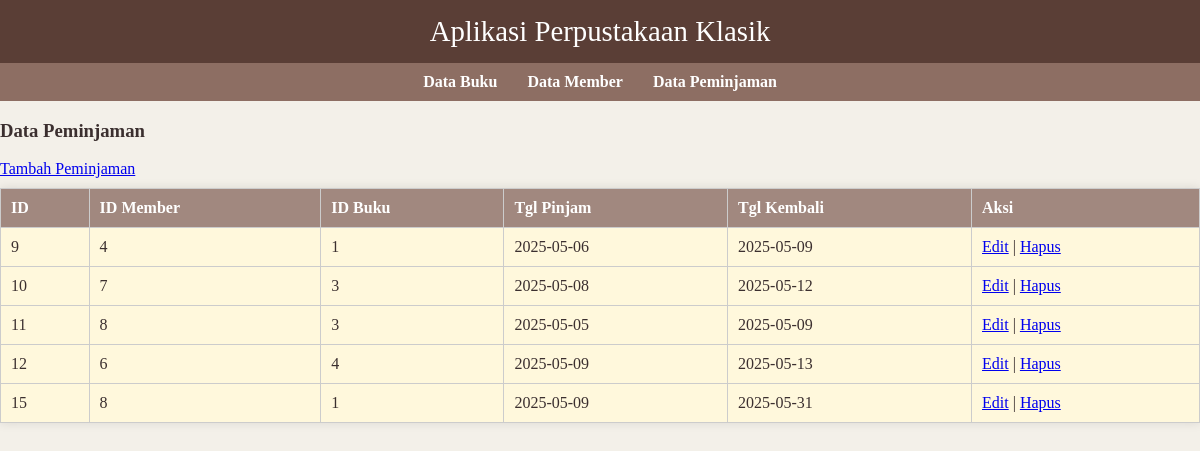
The app's page /Peminjaman.php with its own data.
### tables this page shows
CREATE TABLE `peminjaman` (
  `id_peminjaman` int(11) NOT NULL,
  `tgl_pinjam` date NOT NULL,
  `tgl_kembali` date NOT NULL,
  `id_member` int(11) NOT NULL,
  `id_buku` int(11) NOT NULL
);

### Koneksi.php (called while the page is built, shortened)
<?php
class Koneksi {
    private $host = "localhost";
    private $username = "root";
    private $password = "";
    private $database = "dbperpus";
    public $koneksi;
    public function __construct() {
        $this->koneksi = new mysqli($this->host, $this->username, $this->password, $this->database);
    }
    public function getKoneksi() {
        return $this->koneksi;
    }
}
?>

### Model.php (called while the page is built, shortened)
<?php
require_once 'Koneksi.php';
class Model {
    protected $koneksi;
    public function __construct() {
        $this->koneksi = (new Koneksi())->getKoneksi();
    }
    public function getAll($table) {
        $query = "SELECT * FROM $table";
        return $this->koneksi->query($query);
    }
}
?>

### Peminjaman.php (the view, shortened to what this page needs)
<?php
require_once 'Model.php';
require_once 'Member.php';
require_once 'Buku.php';
include 'navbar.php';
class Peminjaman extends Model {
    public function getAllPeminjaman() {
        return $this->getAll("peminjaman");
    }
}
$peminjaman = new Peminjaman();
$dataPeminjaman = $peminjaman->getAllPeminjaman();
echo "<h3>Data Peminjaman</h3>";
echo "<a href='FormPeminjaman.php'>Tambah Peminjaman</a>";
echo "<table border='1' class='table'>";
echo "<tr><th>ID</th><th>ID Member</th><th>ID Buku</th><th>Tgl Pinjam</th><th>Tgl Kembali</th><th>Aksi</th></tr>";
while ($row = $dataPeminjaman->fetch_assoc()) {
    echo "<tr>
        <td>{$row['id_peminjaman']}</td>
        <td>{$row['id_member']}</td>
        <td>{$row['id_buku']}</td>
        <td>{$row['tgl_pinjam']}</td>
        <td>{$row['tgl_kembali']}</td>
        <td>
            <a href='FormPeminjaman.php?id={$row['id_peminjaman']}'>Edit</a> |
            <a href='Peminjaman.php?delete={$row['id_peminjaman']}'>Hapus</a>
        </td>
    </tr>";
}
echo "</table>";
?>

### Member.php (shortened to what this page needs)
<?php
require_once 'Model.php';
?>
<link rel="stylesheet" href="style.css">

### Buku.php (shortened to what this page needs)
<?php
require_once 'Model.php';
?>
<link rel="stylesheet" href="style.css">

### navbar.php
<header>
    Aplikasi Perpustakaan Klasik
</header>
<nav>
    <a href="FormBuku.php"> Data Buku</a>
    <a href="FormMember.php"> Data Member</a>
    <a href="Peminjaman.php"> Data Peminjaman</a>
</nav>

### style.css (style rules this page uses)
header { background-color: #5a3e36; color: #fff; padding: 15px; text-align: center; font-size: 1.8em; }
nav { background-color: #8d6e63; display: flex; justify-content: center; padding: 10px; }
nav a { color: #fff; margin: 0 15px; text-decoration: none; font-weight: bold; }
table { width: 100%; border-collapse: collapse; background-color: #fff8dc; margin-top: 10px; box-shadow: 0 0 10px rgba(0, 0, 0, 0.1); }
th, td { border: 1px solid #ccc; padding: 10px; text-align: left; }
th { background-color: #a1887f; color: white; }

### records on screen
peminjaman: id_peminjaman "9", id_member "4", id_buku "1", tgl_pinjam "2025-05-06", tgl_kembali "2025-05-09"
peminjaman: id_peminjaman "10", id_member "7", id_buku "3", tgl_pinjam "2025-05-08", tgl_kembali "2025-05-12"
peminjaman: id_peminjaman "11", id_member "8", id_buku "3", tgl_pinjam "2025-05-05", tgl_kembali "2025-05-09"
peminjaman: id_peminjaman "12", id_member "6", id_buku "4", tgl_pinjam "2025-05-09", tgl_kembali "2025-05-13"
peminjaman: id_peminjaman "15", id_member "8", id_buku "1", tgl_pinjam "2025-05-09", tgl_kembali "2025-05-31"
